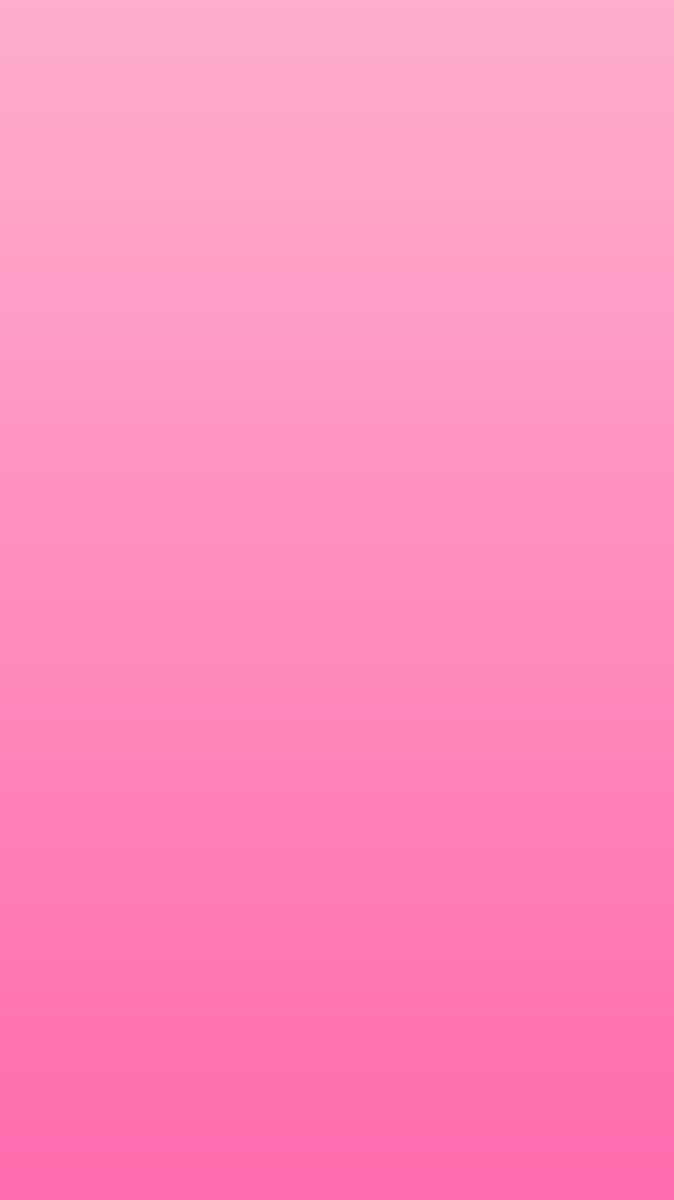
Frame 1 (no input)
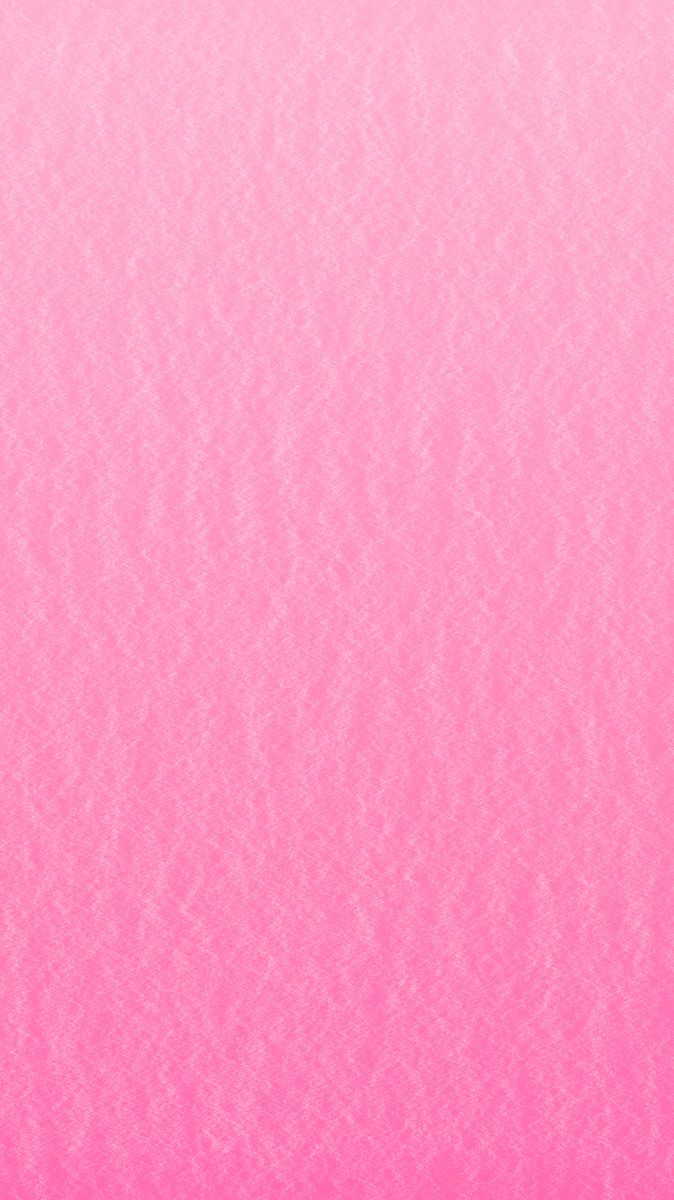
Frame 60 (the mouse pressed at the canvas centre just before this capture)
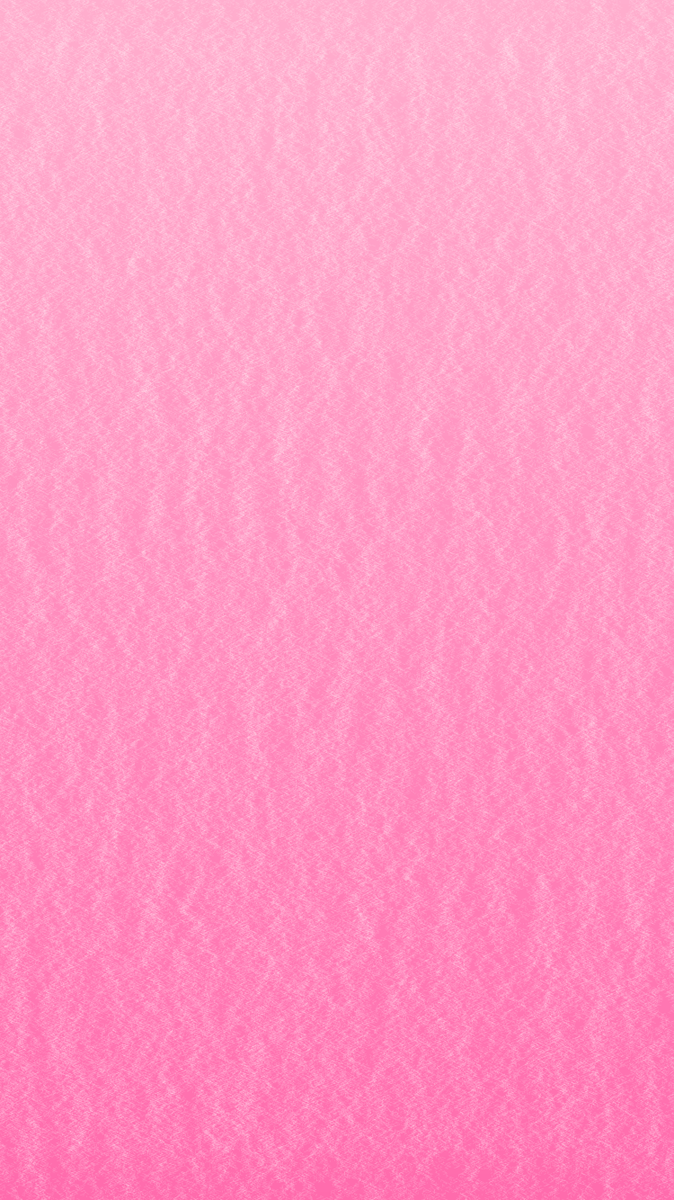
Frame 120 (the mouse held since frame 60 and released just before this capture)

The Processing sketch that drew these frames (run headless with seeded random() and noise(); from frame 60 on, the mouse is pressed at the canvas centre):

// Processing sketch: Iphone_Lightning
// ── Iphone_Lightning.pde
//Iphone Background with a gradient backdrop and white lightning layered on top
//Coder: Thomas Wesley 
//Last Edit 1/19/2020
//Title: Iphone Lightning

//Variable Declarations
float t = 0;
float u = 0;
int x = 0;
int y = 0;
int z = 0; 

int lightning = 15;
int ning = 0;
int xx = 0;
int yy = 0;
int zz = 0;

int set=0;

void setup() {
  //The initial background is black
  background(0);
  //Size the frame in HD proportions
  size(750,1334);
  for(float i=-100;i<height;i=i+5){
    noStroke();
    fill(255,174-i/20,206-i/40,255);
  quad(0,i,0,i+10,width,i+10,width,i);
  
  }

}
//The draw function runs through the actions contained in a loop
void draw() {
  xx=-300+set*20;
  zz=200;
  if(set<180){
    
    //to bottom of frame
    yy =0;
    while(yy<height){
      int endX = xx + int(random(-5,5)); //x-value varies
      int endXX = xx + int(random(-5,5)); //x-value varies
      int endY = yy + 1;    //y just goes up
      strokeWeight(0.5);//bolt is a little thicker than a line
     
      if (yy%6==0){
        stroke(255,255,255,45); //white line
      }
      else if(yy%4==0){
        stroke(255,255,255,50);
      }
      else{
        stroke(255,255,255,55);
      }

        line(xx,yy,endXX,endY);
        line(xx+100,yy+10,endXX+100,endY+10);
        line(xx-100,yy-20,endXX-100,endY-20);
        line(xx+200,yy-35,endXX+200,endY-35);
        line(xx-200,yy+27,endXX-200,endY+27);
        line(xx+50,yy-51,endXX+50,endY-51);
        line(xx-50,yy+37,endXX-50,endY+37);
        line(xx+150,yy-56,endXX+150,endY-56);
        line(xx-150,yy+47,endXX-150,endY+47);

      xx = endX;  //then x and y are moved to the 
      yy = endY;  //end of the segment and so on
      
    }
    set=set+1;
    }
    else{
   save("Solstice_Lightning.png");
    }
}

//Function Documentation
float x(float t) {
 return sin(t/10)*100+sin(t/5)*random(45,50); 
}
float y(float t) {
 return cos(t/15) * 100; 
}  
float z(float t) {
 return sin(t*5) / 30; 
}  
float v(float t) {
 return sqrt((50*50)-(t*t)); 
}  
float vv(float t) {
 return cos((t*t))*220; 
}  
float xx(float t) {
 return sin((t*t))*220; 
}  
//Class Documentation
class Bolt{
  float xbolt;
  float ybolt;
  float trans;
  float mod = random(-10,10);
  float ifier= random(-10,10);
  float mody = random(-10,10);
  Bolt(float soh, float cah, float toa)
  {
    xbolt = cah; ybolt = soh; trans =toa;
  }
  void render(){
    ybolt = ybolt*3;
    strokeWeight(0.1);
    fill(trans,100-trans,0,0);
    stroke(0,0,0,trans);
    beginShape();
    curveVertex(xbolt,ybolt+750);
    curveVertex(xbolt,ybolt+720);
    curveVertex(xbolt+mod,ybolt+700);
    curveVertex(xbolt-mody,ybolt+650);
    curveVertex(xbolt-ifier,ybolt+600);
    curveVertex(xbolt+mody,ybolt+590);
    curveVertex(xbolt+2*mod,ybolt+535);
    curveVertex(xbolt+ifier,ybolt+420);
    curveVertex(xbolt+2.1*mod,ybolt+355);
    curveVertex(xbolt+2.9*ifier,ybolt+290);
    curveVertex(xbolt+2.9*mody,ybolt+330);
    curveVertex(xbolt-1*ifier,ybolt+180);
    curveVertex(xbolt-2*mod,ybolt+105);
    curveVertex(xbolt+2.6*ifier,ybolt+50);
    curveVertex(xbolt-2.2*mod,ybolt);
    curveVertex(xbolt+1.4*ifier,ybolt-50);
    curveVertex(xbolt-2.4*mod,ybolt-115);
    curveVertex(xbolt-1.1*ifier,ybolt-160);
    curveVertex(xbolt+1.2*mod,ybolt-205);
    curveVertex(xbolt+2,ybolt-240);
    curveVertex(xbolt+1-ifier,ybolt-295);
    curveVertex(xbolt+2.2*mody,ybolt-420);
    curveVertex(xbolt+2.2*mod,ybolt-390);
    curveVertex(xbolt+ifier,ybolt-465);
    curveVertex(xbolt,ybolt-525);
    curveVertex(xbolt,ybolt-600);
    curveVertex(xbolt,ybolt-601);
    endShape();
  }
}
  
